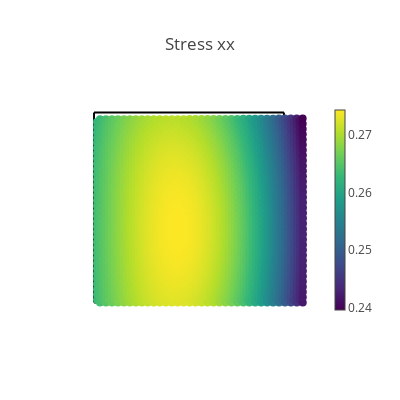
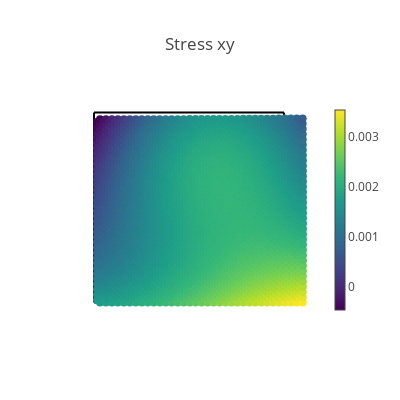
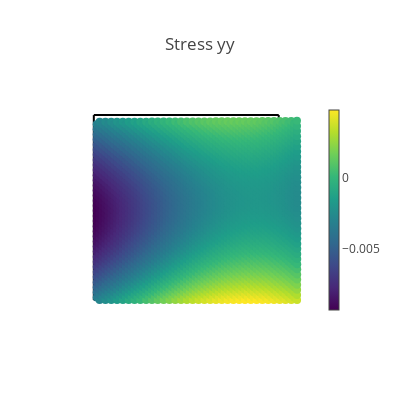
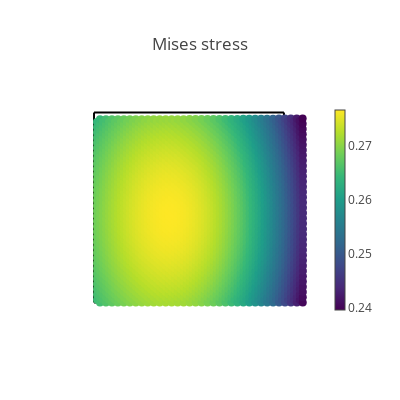

These figures' notebook cell, in order:
### Markdown cell above
## Visualization of results

### Code cell
# Create a validation domain different from the training domain
val_x, val_y = np.meshgrid(np.linspace(0, 2*L, 100), np.linspace(0, 2*L, 100))
val_domain = np.vstack([val_x.ravel(), val_y.ravel()]).T

mask_right_top = np.tan(alpha)*(-val_domain[:, 0]+(1/np.tan(alpha)*3*L*np.sin(alpha))) >= val_domain[:,1]
mask_left_top = np.tan(alpha)*(val_domain[mask_right_top][:, 0]+(1/np.tan(alpha)*L*np.sin(alpha))) >= val_domain[mask_right_top][:, 1]
mask_right_bottom = np.tan(alpha)*(val_domain[mask_right_top][mask_left_top][:, 0] - (1/np.tan(alpha)*L*np.sin(alpha))) <= val_domain[mask_right_top][mask_left_top][:,1]
mask_left_bottom = np.tan(alpha)*(-val_domain[mask_right_top][mask_left_top][mask_right_bottom][:, 0] + (1/np.tan(alpha)*L*np.sin(alpha))) <= val_domain[mask_right_top][mask_left_top][mask_right_bottom][:,1]
val = torch.tensor(point_rotation(-1/4*np.pi, val_domain[mask_right_top][mask_left_top][mask_right_bottom][mask_left_bottom]), requires_grad=True).double()


# Compute model predictions on the validation domain
disp = net(val)
def_val = val + disp
#def_val = torch_point_rotation(torch.tensor(-beta - 1/4*np.pi), def_val)
stress = torch.vmap(sigma)(val)
print("stress",np.shape(stress))
rotated_stress= torch.einsum('ij, ...ik, kl -> ...jk', Rot_matrix.T, stress, Rot_matrix)
stress = rotated_stress
mises = torch.sqrt(
    stress[:, 0, 0] ** 2
    + stress[:, 1, 1] ** 2
    - stress[:, 0, 0] * stress[:, 1, 1]
    + 3 * stress[:, 0, 1] ** 2
)
# print([loss.item() for loss in compute_les(val)])

@torch.no_grad()
def make_plot(x, y, variable, title, cmap=sequential.Viridis, size=8.0):
    fig = go.Figure()

    rotated_left_top = torch_point_rotation(torch.tensor(-beta - 1/4*np.pi), left_top)
    rotated_left_bottom = torch_point_rotation(torch.tensor(-beta - 1/4*np.pi), left_bottom)
    rotated_right_top = torch_point_rotation(torch.tensor(-beta - 1/4*np.pi), right_top)
    rotated_right_bottom = torch_point_rotation(torch.tensor(-beta - 1/4*np.pi), right_bottom)


    # Plot boundaries
    m = dict(color="black")
    fig.add_trace(go.Scatter(x=rotated_left_top[:, 0], y=rotated_left_top[:, 1], mode="lines", marker=m))
    fig.add_trace(go.Scatter(x=rotated_left_bottom[:, 0], y=rotated_left_bottom[:, 1], mode="lines", marker=m))
    fig.add_trace(go.Scatter(x=rotated_right_top[:, 0], y=rotated_right_top[:, 1], mode="lines", marker=m))
    fig.add_trace(go.Scatter(x=rotated_right_bottom[:, 0], y=rotated_right_bottom[:, 1], mode="lines", marker=m))

    # Plot variable values
    m = dict(color=variable, colorscale=cmap, size=size, colorbar=dict(thickness=10))
    fig.add_trace(go.Scatter(x=x, y=y, marker=m, mode="markers"))

    # plot settings
    fig.layout.yaxis.scaleanchor = "x"
    fig.update_layout(
        template="none", width=400, height=400, title=title, showlegend=False
    )
    fig.update_xaxes(visible=False)
    fig.update_yaxes(visible=False)
    fig.show()


# Compute data error
s_pred = torch.vmap(sigma)(val)
ds_xx = (MU*(3*LBD+2*MU))/(LBD+MU) * EPS0 - s_pred[:,0, 0]
print("Young's modulus is ",(MU*(3*LBD+2*MU))/(LBD+MU)) #Young's modulus 
ds_yy = s_pred[:, 1, 1]
ds_xy = s_pred[:, 0, 1]
ds_xx_pct = (3 * EPS0 - s_pred[:,0, 0]) / (3 * EPS0) *100


# Plot stresses
make_plot(*def_val.T, stress[:, 0, 0], "Stress xx")
make_plot(*def_val.T, stress[:, 0, 1], "Stress xy")
make_plot(*def_val.T, stress[:, 1, 1], "Stress yy")
make_plot(*def_val.T, mises, "Mises stress")

# Plot displacements
make_plot(*def_val.T, disp[:, 0], "Displacement in x", cmap=sequential.Inferno)
make_plot(*def_val.T, disp[:, 1], "Displacement in y", cmap=sequential.Inferno)

# Plot stress errors
cmap = sequential.RdBu_r
make_plot(*val[:, 0:2].T, ds_xx, "Stress error xx", size=2.0, cmap=cmap)
make_plot(*val[:, 0:2].T, ds_yy, "Stress error yy", size=2.0, cmap=cmap)
make_plot(*val[:, 0:2].T, ds_xy, "Stress error xy", size=2.0, cmap=cmap)
make_plot(*val[:, 0:2].T, ds_xx_pct, "Stress error xx in %", size=2.0, cmap=cmap)

### Figure 1 — Plotly figure (JSON) as saved in the notebook; plotly's stock layout.template omitted (floating-point values rounded to 4 significant figures; data arrays with more than 128 entries replaced by an {"elided": "..."} marker saying what was removed)
{"data": [{"marker": {"color": "black"}, "mode": "lines", "type": "scatter", "x": [0.5, 0.5417, 0.5833, 0.625, 0.6667, 0.7083, 0.75, 0.7917, 0.8333, 0.875, 0.9167, 0.9583, 1, 1.042, 1.083, 1.125, 1.167, 1.208, 1.25, 1.292, 1.333, 1.375, 1.417, 1.458, 1.5], "y": [0.5, 0.5, 0.5, 0.5, 0.5, 0.5, 0.5, 0.5, 0.5, 0.5, 0.5, 0.5, 0.5, 0.5, 0.5, 0.5, 0.5, 0.5, 0.5, 0.5, 0.5, 0.5, 0.5, 0.5, 0.5]}, {"marker": {"color": "black"}, "mode": "lines", "type": "scatter", "x": [0.5, 0.5, 0.5, 0.5, 0.5, 0.5, 0.5, 0.5, 0.5, 0.5, 0.5, 0.5, 0.5, 0.5, 0.5, 0.5, 0.5, 0.5, 0.5, 0.5, 0.5, 0.5, 0.5, 0.5, 0.5], "y": [0.5, 0.4583, 0.4167, 0.375, 0.3333, 0.2917, 0.25, 0.2083, 0.1667, 0.125, 0.08333, 0.04167, 5.551e-17, -0.04167, -0.08333, -0.125, -0.1667, -0.2083, -0.25, -0.2917, -0.3333, -0.375, -0.4167, -0.4583, -0.5]}, {"marker": {"color": "black"}, "mode": "lines", "type": "scatter", "x": [1.5, 1.5, 1.5, 1.5, 1.5, 1.5, 1.5, 1.5, 1.5, 1.5, 1.5, 1.5, 1.5, 1.5, 1.5, 1.5, 1.5, 1.5, 1.5, 1.5, 1.5, 1.5, 1.5, 1.5, 1.5], "y": [0.5, 0.4583, 0.4167, 0.375, 0.3333, 0.2917, 0.25, 0.2083, 0.1667, 0.125, 0.08333, 0.04167, 1.11e-16, -0.04167, -0.08333, -0.125, -0.1667, -0.2083, -0.25, -0.2917, -0.3333, -0.375, -0.4167, -0.4583, -0.5]}, {"marker": {"color": "black"}, "mode": "lines", "type": "scatter", "x": [0.5, 0.5417, 0.5833, 0.625, 0.6667, 0.7083, 0.75, 0.7917, 0.8333, 0.875, 0.9167, 0.9583, 1, 1.042, 1.083, 1.125, 1.167, 1.208, 1.25, 1.292, 1.333, 1.375, 1.417, 1.458, 1.5], "y": [-0.5, -0.5, -0.5, -0.5, -0.5, -0.5, -0.5, -0.5, -0.5, -0.5, -0.5, -0.5, -0.5, -0.5, -0.5, -0.5, -0.5, -0.5, -0.5, -0.5, -0.5, -0.5, -0.5, -0.5, -0.5]}, {"marker": {"color": {"elided": "2485 float values"}, "colorbar": {"thickness": 10}, "colorscale": [[0, "#440154"], [0.1111, "#482878"], [0.2222, "#3e4989"], [0.3333, "#31688e"], [0.4444, "#26828e"], [0.5556, "#1f9e89"], [0.6667, "#35b779"], [0.7778, "#6ece58"], [0.8889, "#b5de2b"], [1, "#fde725"]], "size": 8}, "mode": "markers", "type": "scatter", "x": {"elided": "2485 float values"}, "y": {"elided": "2485 float values"}}], "layout": {"height": 400, "showlegend": false, "title": {"text": "Stress xx"}, "width": 400, "xaxis": {"visible": false}, "yaxis": {"scaleanchor": "x", "visible": false}}}

### Figure 2 — Plotly figure (JSON) as saved in the notebook; plotly's stock layout.template omitted (floating-point values rounded to 4 significant figures; data arrays with more than 128 entries replaced by an {"elided": "..."} marker saying what was removed)
{"data": [{"marker": {"color": "black"}, "mode": "lines", "type": "scatter", "x": [0.5, 0.5417, 0.5833, 0.625, 0.6667, 0.7083, 0.75, 0.7917, 0.8333, 0.875, 0.9167, 0.9583, 1, 1.042, 1.083, 1.125, 1.167, 1.208, 1.25, 1.292, 1.333, 1.375, 1.417, 1.458, 1.5], "y": [0.5, 0.5, 0.5, 0.5, 0.5, 0.5, 0.5, 0.5, 0.5, 0.5, 0.5, 0.5, 0.5, 0.5, 0.5, 0.5, 0.5, 0.5, 0.5, 0.5, 0.5, 0.5, 0.5, 0.5, 0.5]}, {"marker": {"color": "black"}, "mode": "lines", "type": "scatter", "x": [0.5, 0.5, 0.5, 0.5, 0.5, 0.5, 0.5, 0.5, 0.5, 0.5, 0.5, 0.5, 0.5, 0.5, 0.5, 0.5, 0.5, 0.5, 0.5, 0.5, 0.5, 0.5, 0.5, 0.5, 0.5], "y": [0.5, 0.4583, 0.4167, 0.375, 0.3333, 0.2917, 0.25, 0.2083, 0.1667, 0.125, 0.08333, 0.04167, 5.551e-17, -0.04167, -0.08333, -0.125, -0.1667, -0.2083, -0.25, -0.2917, -0.3333, -0.375, -0.4167, -0.4583, -0.5]}, {"marker": {"color": "black"}, "mode": "lines", "type": "scatter", "x": [1.5, 1.5, 1.5, 1.5, 1.5, 1.5, 1.5, 1.5, 1.5, 1.5, 1.5, 1.5, 1.5, 1.5, 1.5, 1.5, 1.5, 1.5, 1.5, 1.5, 1.5, 1.5, 1.5, 1.5, 1.5], "y": [0.5, 0.4583, 0.4167, 0.375, 0.3333, 0.2917, 0.25, 0.2083, 0.1667, 0.125, 0.08333, 0.04167, 1.11e-16, -0.04167, -0.08333, -0.125, -0.1667, -0.2083, -0.25, -0.2917, -0.3333, -0.375, -0.4167, -0.4583, -0.5]}, {"marker": {"color": "black"}, "mode": "lines", "type": "scatter", "x": [0.5, 0.5417, 0.5833, 0.625, 0.6667, 0.7083, 0.75, 0.7917, 0.8333, 0.875, 0.9167, 0.9583, 1, 1.042, 1.083, 1.125, 1.167, 1.208, 1.25, 1.292, 1.333, 1.375, 1.417, 1.458, 1.5], "y": [-0.5, -0.5, -0.5, -0.5, -0.5, -0.5, -0.5, -0.5, -0.5, -0.5, -0.5, -0.5, -0.5, -0.5, -0.5, -0.5, -0.5, -0.5, -0.5, -0.5, -0.5, -0.5, -0.5, -0.5, -0.5]}, {"marker": {"color": {"elided": "2485 float values"}, "colorbar": {"thickness": 10}, "colorscale": [[0, "#440154"], [0.1111, "#482878"], [0.2222, "#3e4989"], [0.3333, "#31688e"], [0.4444, "#26828e"], [0.5556, "#1f9e89"], [0.6667, "#35b779"], [0.7778, "#6ece58"], [0.8889, "#b5de2b"], [1, "#fde725"]], "size": 8}, "mode": "markers", "type": "scatter", "x": {"elided": "2485 float values"}, "y": {"elided": "2485 float values"}}], "layout": {"height": 400, "showlegend": false, "title": {"text": "Stress xy"}, "width": 400, "xaxis": {"visible": false}, "yaxis": {"scaleanchor": "x", "visible": false}}}

### Figure 3 — Plotly figure (JSON) as saved in the notebook; plotly's stock layout.template omitted (floating-point values rounded to 4 significant figures; data arrays with more than 128 entries replaced by an {"elided": "..."} marker saying what was removed)
{"data": [{"marker": {"color": "black"}, "mode": "lines", "type": "scatter", "x": [0.5, 0.5417, 0.5833, 0.625, 0.6667, 0.7083, 0.75, 0.7917, 0.8333, 0.875, 0.9167, 0.9583, 1, 1.042, 1.083, 1.125, 1.167, 1.208, 1.25, 1.292, 1.333, 1.375, 1.417, 1.458, 1.5], "y": [0.5, 0.5, 0.5, 0.5, 0.5, 0.5, 0.5, 0.5, 0.5, 0.5, 0.5, 0.5, 0.5, 0.5, 0.5, 0.5, 0.5, 0.5, 0.5, 0.5, 0.5, 0.5, 0.5, 0.5, 0.5]}, {"marker": {"color": "black"}, "mode": "lines", "type": "scatter", "x": [0.5, 0.5, 0.5, 0.5, 0.5, 0.5, 0.5, 0.5, 0.5, 0.5, 0.5, 0.5, 0.5, 0.5, 0.5, 0.5, 0.5, 0.5, 0.5, 0.5, 0.5, 0.5, 0.5, 0.5, 0.5], "y": [0.5, 0.4583, 0.4167, 0.375, 0.3333, 0.2917, 0.25, 0.2083, 0.1667, 0.125, 0.08333, 0.04167, 5.551e-17, -0.04167, -0.08333, -0.125, -0.1667, -0.2083, -0.25, -0.2917, -0.3333, -0.375, -0.4167, -0.4583, -0.5]}, {"marker": {"color": "black"}, "mode": "lines", "type": "scatter", "x": [1.5, 1.5, 1.5, 1.5, 1.5, 1.5, 1.5, 1.5, 1.5, 1.5, 1.5, 1.5, 1.5, 1.5, 1.5, 1.5, 1.5, 1.5, 1.5, 1.5, 1.5, 1.5, 1.5, 1.5, 1.5], "y": [0.5, 0.4583, 0.4167, 0.375, 0.3333, 0.2917, 0.25, 0.2083, 0.1667, 0.125, 0.08333, 0.04167, 1.11e-16, -0.04167, -0.08333, -0.125, -0.1667, -0.2083, -0.25, -0.2917, -0.3333, -0.375, -0.4167, -0.4583, -0.5]}, {"marker": {"color": "black"}, "mode": "lines", "type": "scatter", "x": [0.5, 0.5417, 0.5833, 0.625, 0.6667, 0.7083, 0.75, 0.7917, 0.8333, 0.875, 0.9167, 0.9583, 1, 1.042, 1.083, 1.125, 1.167, 1.208, 1.25, 1.292, 1.333, 1.375, 1.417, 1.458, 1.5], "y": [-0.5, -0.5, -0.5, -0.5, -0.5, -0.5, -0.5, -0.5, -0.5, -0.5, -0.5, -0.5, -0.5, -0.5, -0.5, -0.5, -0.5, -0.5, -0.5, -0.5, -0.5, -0.5, -0.5, -0.5, -0.5]}, {"marker": {"color": {"elided": "2485 float values"}, "colorbar": {"thickness": 10}, "colorscale": [[0, "#440154"], [0.1111, "#482878"], [0.2222, "#3e4989"], [0.3333, "#31688e"], [0.4444, "#26828e"], [0.5556, "#1f9e89"], [0.6667, "#35b779"], [0.7778, "#6ece58"], [0.8889, "#b5de2b"], [1, "#fde725"]], "size": 8}, "mode": "markers", "type": "scatter", "x": {"elided": "2485 float values"}, "y": {"elided": "2485 float values"}}], "layout": {"height": 400, "showlegend": false, "title": {"text": "Stress yy"}, "width": 400, "xaxis": {"visible": false}, "yaxis": {"scaleanchor": "x", "visible": false}}}

### Figure 4 — Plotly figure (JSON) as saved in the notebook; plotly's stock layout.template omitted (floating-point values rounded to 4 significant figures; data arrays with more than 128 entries replaced by an {"elided": "..."} marker saying what was removed)
{"data": [{"marker": {"color": "black"}, "mode": "lines", "type": "scatter", "x": [0.5, 0.5417, 0.5833, 0.625, 0.6667, 0.7083, 0.75, 0.7917, 0.8333, 0.875, 0.9167, 0.9583, 1, 1.042, 1.083, 1.125, 1.167, 1.208, 1.25, 1.292, 1.333, 1.375, 1.417, 1.458, 1.5], "y": [0.5, 0.5, 0.5, 0.5, 0.5, 0.5, 0.5, 0.5, 0.5, 0.5, 0.5, 0.5, 0.5, 0.5, 0.5, 0.5, 0.5, 0.5, 0.5, 0.5, 0.5, 0.5, 0.5, 0.5, 0.5]}, {"marker": {"color": "black"}, "mode": "lines", "type": "scatter", "x": [0.5, 0.5, 0.5, 0.5, 0.5, 0.5, 0.5, 0.5, 0.5, 0.5, 0.5, 0.5, 0.5, 0.5, 0.5, 0.5, 0.5, 0.5, 0.5, 0.5, 0.5, 0.5, 0.5, 0.5, 0.5], "y": [0.5, 0.4583, 0.4167, 0.375, 0.3333, 0.2917, 0.25, 0.2083, 0.1667, 0.125, 0.08333, 0.04167, 5.551e-17, -0.04167, -0.08333, -0.125, -0.1667, -0.2083, -0.25, -0.2917, -0.3333, -0.375, -0.4167, -0.4583, -0.5]}, {"marker": {"color": "black"}, "mode": "lines", "type": "scatter", "x": [1.5, 1.5, 1.5, 1.5, 1.5, 1.5, 1.5, 1.5, 1.5, 1.5, 1.5, 1.5, 1.5, 1.5, 1.5, 1.5, 1.5, 1.5, 1.5, 1.5, 1.5, 1.5, 1.5, 1.5, 1.5], "y": [0.5, 0.4583, 0.4167, 0.375, 0.3333, 0.2917, 0.25, 0.2083, 0.1667, 0.125, 0.08333, 0.04167, 1.11e-16, -0.04167, -0.08333, -0.125, -0.1667, -0.2083, -0.25, -0.2917, -0.3333, -0.375, -0.4167, -0.4583, -0.5]}, {"marker": {"color": "black"}, "mode": "lines", "type": "scatter", "x": [0.5, 0.5417, 0.5833, 0.625, 0.6667, 0.7083, 0.75, 0.7917, 0.8333, 0.875, 0.9167, 0.9583, 1, 1.042, 1.083, 1.125, 1.167, 1.208, 1.25, 1.292, 1.333, 1.375, 1.417, 1.458, 1.5], "y": [-0.5, -0.5, -0.5, -0.5, -0.5, -0.5, -0.5, -0.5, -0.5, -0.5, -0.5, -0.5, -0.5, -0.5, -0.5, -0.5, -0.5, -0.5, -0.5, -0.5, -0.5, -0.5, -0.5, -0.5, -0.5]}, {"marker": {"color": {"elided": "2485 float values"}, "colorbar": {"thickness": 10}, "colorscale": [[0, "#440154"], [0.1111, "#482878"], [0.2222, "#3e4989"], [0.3333, "#31688e"], [0.4444, "#26828e"], [0.5556, "#1f9e89"], [0.6667, "#35b779"], [0.7778, "#6ece58"], [0.8889, "#b5de2b"], [1, "#fde725"]], "size": 8}, "mode": "markers", "type": "scatter", "x": {"elided": "2485 float values"}, "y": {"elided": "2485 float values"}}], "layout": {"height": 400, "showlegend": false, "title": {"text": "Mises stress"}, "width": 400, "xaxis": {"visible": false}, "yaxis": {"scaleanchor": "x", "visible": false}}}
